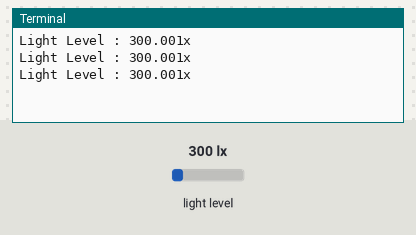
Simulated run of this program. Board: Raspberry Pi (BCM pin numbers). Shown: the last lines printed to the terminal. The test bench sets the inputs (shaded band); at power-on: light level 300 lx.

Above: at 1.2 s.
1.3 s: light level set to 40 lx
At 1.9 s:
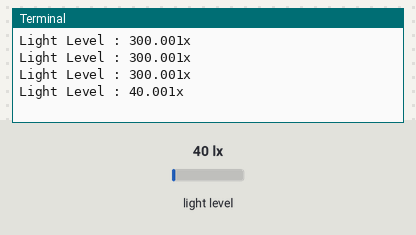
2.8 s: light level set to 500 lx
At 3.4 s:
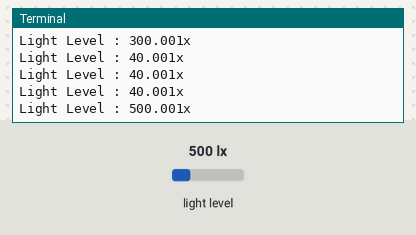
Timing chart, 0 to 5.8 s (numbered marks = the images above; inputs shaded):
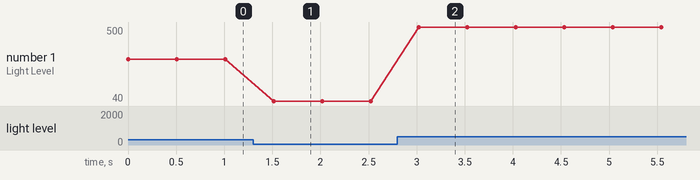

Measured:
- after the input at 1.3 s, the terminal: prints a new line after 0.21 s (image 1)
- after the input at 2.8 s, the terminal: prints a new line after 0.22 s (image 2)
- plotted number 1: 300 → 40 after the input at 1.3 s, 40 → 500 after the input at 2.8 s

The program:

lightSensor.py
```python
#!/usr/bin/env python3
import smbus
import time

DEVICE = 0x23

POWER_DOWN = 0x00
POWER_ON = 0x01
RESET = 0x07

CONTINUOUS_LOW_RES_MODE = 0x13
CONTINUOUS_HIGH_RES_MODE_1 = 0x10
CONTINUOUS_HIGH_RES_MODE_2 = 0x11

ONE_TIME_HIGH_RES_MODE_1 = 0x20
ONE_TIME_HIGH_RES_MODE_2 = 0x21
ONE_TIME_LOW_RES_MODE = 0x23

# bus = smbus.SMBus(0) # Rev 1 Pi uses 0
bus = smbus.SMBus(1) # Rev 2 Pi uses 1

def convertToNumber(data):
    result = (data[1] + (256 * data[0])) / 1.2
    return result

def readLight(addr=DEVICE):
    # Read data from I2C interface
    data = bus.read_i2c_block_data(addr, ONE_TIME_HIGH_RES_MODE_1)
    return convertToNumber(data)


def main():
    while True:
        lightLevel =  readLight();
        print('Light Level : ' + format(lightLevel, '.2f') + "1x")
        time.sleep(0.5)


if __name__ == "__main__":
    main()
```
